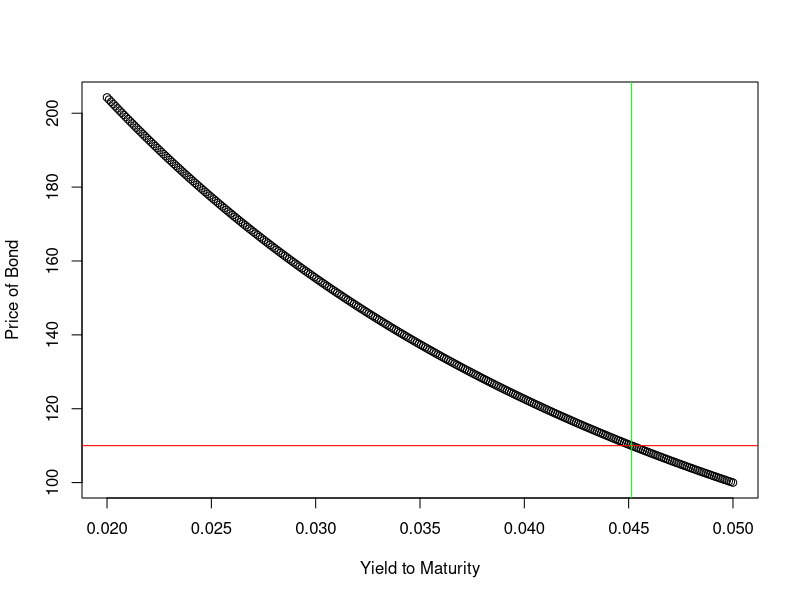

The R script that drew this image:
## ---- chunk 1
library(cowplot)
library(ggplot2)
#function to estimate the bond value, where the r is semi annual rate of interest and so is the coupon paid, the Time is taken twice 
bondval<-function(c,t, r, par){
  bv=c/r+(par-c/r)*(1+r)^(-2*t)
  return(bv)
}
par=100 #par value
C=5  #semi annual coupon rate
t=30 #total to maturity
price=110 #price traded
r=seq(0.02,0.05,length=300) #half yearly rates
value=bondval(C,t,r,par)
yield2mat=spline(value,r,xout=price)
#Chapter 3: Problem #1Solve the YTM graphically 
plot(r,value,xlab='Yield to Maturity',ylab='Price of Bond')
abline(h=110,col='red')
abline(v=yield2mat,col='green')
## ---- chunk 2
#Problem 2: what does uniroot(function(r) r^2 - 0.5, c(0.7, 0.8)) do?
soln<-uniroot(function(r) r^2 - 0.5, c(0.7, 0.8))
y2m=2*soln$root
sprintf('The YTM annual is %f',y2m)
y2m/2
## ---- chunk 3
#it finds out the square root of 0.5

#Problem 3: Use uniroot() to find the yield to maturity of the 30-year par
#$1,000 bond with coupon payments of $40 that is selling at $1,200.

#Solution
#Running on original data
soln<-uniroot(function(r) price-C/r+(par-C/r)*(1+r)^-(2*t), c(0.02, 0.05))
y2m=2*soln$root
sprintf('The YTM annual is %f',y2m)
## ---- chunk 4
#defining the values as per the question
price=1200
C=40
par=1000
t=30
soln<-uniroot(function(r) price-C/r+(par-C/r)*(1+r)^-(2*t), c(0.02, 0.05))
soln$root
## ---- chunk 5
#Problem 4: Find the yield to maturity of a par $10,000 bond selling at $9,800 with semiannual coupon payments equal to $280 and maturing in 8 years.
price=9800
C=280
par=10000
t=8
soln<-uniroot(function(r) price-C/r+(par-C/r)*(1+r)^-(2*t), c(0.02, 0.05))
y2m<-2*soln$root
sprintf('The yield is %f',y2m)
y2m/2
## ---- chunk 6
#Problem #5: Use uniroot() to find the yield to maturity of the 20-year par $1,000 bond with semiannual coupon payments of $35 that is selling at $1,050.
price=1050
C=35
par=1000
t=20
soln<-uniroot(function(r) price-C/r+(par-C/r)*(1+r)^-(2*t), c(0.02, 0.05))
y2m<-2*soln$root
sprintf('The yield to maturity is %f',y2m)
## ---- chunk 7

s <- uniroot(function(r) (70*(1 + (r/2))^40 - 70 + 1000*r)/(r*(1 + (r/2))^40) - 1050, c(0.01,0.07))
s$root

r = 0.076
print(((85/r)*((1+(r/2))^38 - 1) + 1000)/(1+(r/2))^38)
